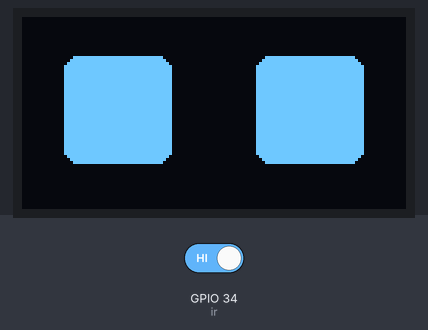
Simulated run of this sketch. Board: ESP32. Shown: 128×64 one-colour display. The test bench sets the inputs (shaded band); at power-on: GPIO 34 (ir) HIGH.

Above: at 1.2 s.
1.3 s: GPIO 34 (ir) driven LOW
At 2.1 s:
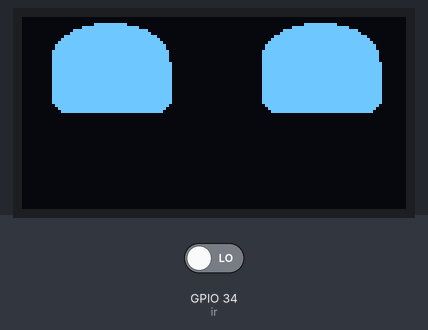
2.8 s: GPIO 34 (ir) driven HIGH
At 4.39 s:
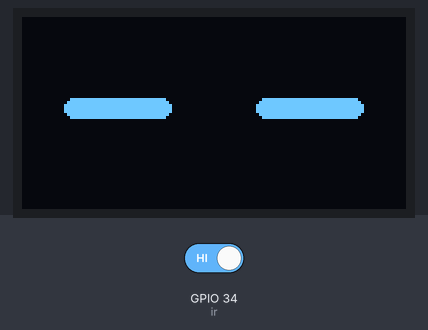
Timing chart, 0 to 5.9 s (numbered marks = the images above; inputs shaded):
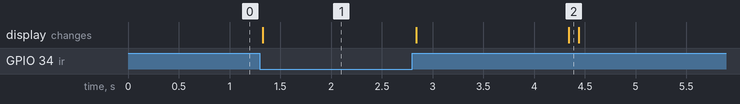

The sketch:

OLED_IR.ino
```cpp
#include <U8g2lib.h>
#include <Wire.h>

U8G2_SSD1306_128X64_NONAME_F_HW_I2C u8g2(U8G2_R0, /* reset=*/U8X8_PIN_NONE);
int ir = 34;

unsigned long previousMillis = 0;
const long interval1 = 1500; // 1 second
const long interval2 = 100;

enum EyeState { EYE_OPEN, EYE_CLOSE, EYE_IDLE };
EyeState eyeState = EYE_IDLE;

void setup() {
  pinMode(ir, INPUT);
  u8g2.begin();
}

void loop() {
  int Read = digitalRead(ir);
  unsigned long currentMillis = millis();

  if (Read == 0) {
    eye_up();
    eyeState = EYE_IDLE;
    previousMillis = currentMillis;
  } else {
    switch (eyeState) {
      case EYE_IDLE:
        eye_open();
        previousMillis = currentMillis;
        eyeState = EYE_CLOSE;
        break;

      case EYE_CLOSE:
        if (currentMillis - previousMillis >= interval1) {
          eye_close();
          previousMillis = currentMillis;
          eyeState = EYE_OPEN;
        }
        break;

      case EYE_OPEN:
        if (currentMillis - previousMillis >= interval2) {
          eye_open();
          previousMillis = currentMillis;
          eyeState = EYE_IDLE;
        }
        break;
    }
  }
}

void eye_up() {
  u8g2.clearBuffer();
  u8g2.setFontMode(1);
  u8g2.setBitmapMode(1);
  u8g2.drawRBox(80, 12, 40, 20, 5);
  u8g2.drawRBox(10, 12, 40, 20, 5);
  u8g2.drawFilledEllipse(99.5, 13, 19.5, 11);
  u8g2.drawFilledEllipse(29.5, 13, 19.5, 11);
  u8g2.sendBuffer();
}

void eye_open() {
  u8g2.clearBuffer();
  u8g2.setBitmapMode(1);
  u8g2.drawRBox(14, 13, 36, 36, 5);
  u8g2.drawRBox(78, 13, 36, 36, 5);
  u8g2.sendBuffer();
}

void eye_close() {
  u8g2.clearBuffer();
  u8g2.setBitmapMode(1);
  u8g2.drawRBox(14, 27, 36, 7, 3);
  u8g2.drawRBox(78, 27, 36, 7, 3);
  u8g2.sendBuffer();
}
```

Measured:
- after the input at 1.3 s, the display: changes at once (image 1)
- after the input at 2.8 s, the display: first changes at once (image 2 shows a later state)
